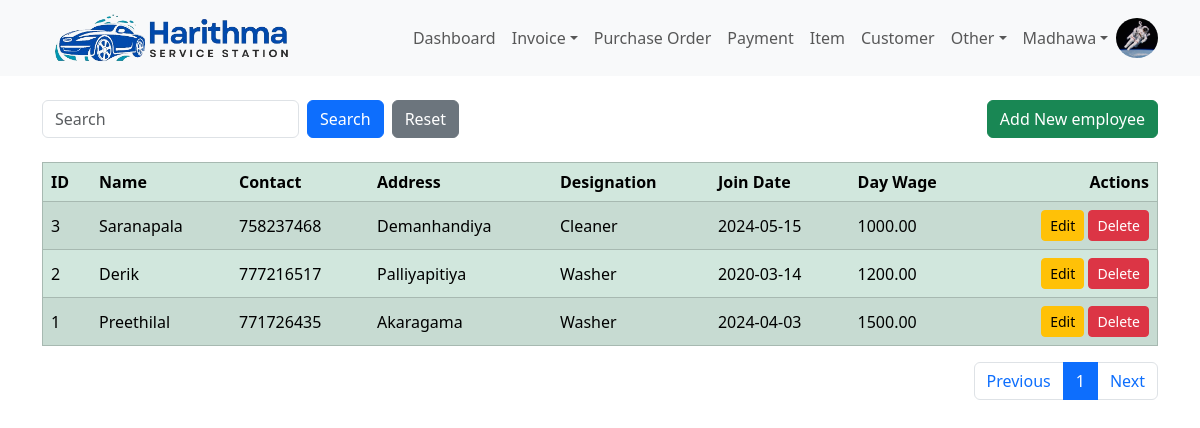
Screenshot of /employee (signed in) with the database file from the repository.
### harithmapos/models.py (models this page shows, shortened)
class User(db.Model, UserMixin):
    id = db.Column(db.Integer, primary_key=True)
    email = db.Column(db.String(120), unique=True, nullable=False)
    name = db.Column(db.String(50), nullable=False)
    image = db.Column(db.String(20), default='default.jpg')
    password = db.Column(db.String(60), nullable=False)
    create_dttm = db.Column(db.DateTime, nullable=False, default=datetime.utcnow)
    update_dttm = db.Column(db.DateTime, nullable=False, default=datetime.utcnow)

class Employee(db.Model):
    id = db.Column(db.Integer, primary_key=True)
    name = db.Column(db.String(100), nullable=False)
    contact = db.Column(db.String(10))
    address = db.Column(db.String(255))
    designation = db.Column(db.String(40))
    joined_date = db.Column(db.Date())
    wage = db.Column(db.Numeric(10,2))
    create_dttm = db.Column(db.DateTime, nullable=False, default=datetime.utcnow)
    update_dttm = db.Column(db.DateTime, nullable=False, default=datetime.utcnow)
    invoices = db.relationship('InvoiceHead', backref='employee', lazy=True)
    payments = db.relationship('Payment', backref='employee', lazy=True)

### harithmapos/views/employee/routes.py (the view)
@employee_blueprint.route("/employee", methods=['GET', 'POST'])
@login_required
def employee():
    employee_create_form = EmployeeCreateForm()
    employee_update_form = EmployeeUpdateForm()
    per_page = 10
    page = request.args.get('page',1,type=int)
    query = request.args.get("query",None)
    if query:
        employees = Employee.query.order_by(Employee.update_dttm.desc()).filter(Employee.name.icontains(query)).paginate(page=page, per_page=per_page)
    else:
        employees = Employee.query.order_by(Employee.update_dttm.desc()).paginate(page=page, per_page=per_page)
    return render_template(
        'employee.html',
        title='Employee',
        employee_create_form=employee_create_form,
        employee_update_form=employee_update_form,
        employees=employees,
        query=query
    )

### harithmapos/views/employee/forms.py
class EmployeeCreateForm(FlaskForm):
    name = StringField("Name", validators=[DataRequired(), Length(min=2, max=50)])
    contact = TelField("Contact", validators=[Length(min=9, max=9)])
    address = StringField("Address")
    designation = StringField("Designation")
    joined_date = DateField("Joined Date")
    wage = DecimalField("Wage", places=2)
    submit = SubmitField('Add Employee')

class EmployeeUpdateForm(FlaskForm):
    name = StringField("Name", validators=[DataRequired(), Length(min=2, max=50)])
    contact = TelField("Contact", validators=[Length(min=9, max=9)])
    address = StringField("Address")
    designation = StringField("Designation")
    joined_date = DateField("Joined Date")
    wage = DecimalField("Wage", places=2)
    submit = SubmitField('Update Employee')

### harithmapos/models.py (called while the page is built)
@login_manager.user_loader
def load_user(user_id):
    return User.query.get(int(user_id))

### harithmapos/templates/employee.html (shortened to what this page needs)
{% extends 'layout/base.html' %}
{% block body %}
    <div class="container mt-4">
        <div class="row">
            <div class="col d-flex justify-content-between align-items-center">
                <form class="mb-0 d-flex" action="" method="GET" autocomplete="off">
                    <input type="text" class="form-control me-2" name="query" id="query" placeholder="{{ query if query else 'Search'}}">
                    <input type="submit" value="Search" class="btn btn-primary me-2" name="">
                    <a href="{{ url_for('employee_blueprint.employee') }}"><input type="submit" value="Reset" class="btn btn-secondary" ></a>
                </form>
                <button type="button" class="btn btn-success align-right" data-bs-toggle="modal" data-bs-target="#insert_modal">Add New employee</button>
            </div>
        </div>
    </div>
    <div class="container mt-4">
        <table class="table table-success table-striped table-hover" border="1">
            <thead class="thread-dark">
                <tr>
                    <th scope="col">ID</th>
                    <th scope="col">Name</th>
                    <th scope="col">Contact</th>
                    <th scope="col">Address</th>
                    <th scope="col">Designation</th>
                    <th scope="col">Join Date</th>
                    <th scope="col">Day Wage</th>
                    <th scope="col" style="text-align: right" >Actions</th>
                </tr>
            </thead>
            <tbody id="results">
                {% for employee in employees.items %}
                    <tr>
                        <td class="align-middle"  scope="row">{{employee.id}}</td>
                        <td class="align-middle">{{employee.name}}</td>
                        <td class="align-middle">{{employee.contact}}</td>
                        <td class="align-middle">{{employee.address}}</td>
                        <td class="align-middle">{{employee.designation}}</td>
                        <td class="align-middle">{{employee.joined_date}}</td>
                        <td class="align-middle">{{employee.wage}}</td>
                        <td class="text-end">
                            <a href="{{ url_for('employee_blueprint.update_employee', employee_id=employee.id) }}" class="btn btn-sm btn-warning" data-toggle="tooltip" data-placement="top" title="Update employee" data-bs-toggle="modal" data-bs-target="#update_employee{{employee.id}}">Edit</a>
                            <a href="{{ url_for('employee_blueprint.delete_employee', employee_id=employee.id) }}" class="btn btn-sm btn-danger" data-toggle="tooltip" data-placement="top" title="Delete employee" onclick="return confirm('Are you sure to delete?')">Delete</a>
                        </td>
                    </tr>
                {% endfor %}
            </tbody>
        </table>
        <nav aria-label="Page navigation">
            <ul class="pagination justify-content-end">
                <li class="page-item"><a class="page-link" href="{{ url_for('employee_blueprint.employee', page=employees.prev_num, query=query) }}">Previous</a></li>
                {% for page_number in employees.iter_pages(left_edge=1, right_edge=1, left_current=1, right_current=2) %}
                    {% if page_number %}
                        {% if employees.page == page_number %}
                            <li class="page-item "><a class="page-link active" href="{{ url_for('employee_blueprint.employee', page=page_number, query=query) }}">{{ page_number }}</a></li>
                        {% else %}
                            <li class="page-item "><a class="page-link" href="{{ url_for('employee_blueprint.employee', page=page_number, query=query) }}">{{ page_number }}</a></li>
                        {% endif %}
                    {% else %}
                        <li class="page-item "><a class="page-link" href="#">...</a></li>
                    {% endif %}
                {% endfor %}
                <li class="page-item"><a class="page-link" href="{{ url_for('employee_blueprint.employee', page=employees.next_num, query=query) }}">Next</a></li>
            </ul>
        </nav>
    </div>
{% endblock %}

### harithmapos/templates/layout/navbar.html (shortened to what this page needs)
<nav class="navbar navbar-expand-lg navbar-light bg-light">
    <div class="container">
        <a href="" class="navbar-brand">
            <img src="{{url_for('static', filename='Harithma-logo.png')}}" height="50" class="d-inline-block align-text-top" alt="">
        </a>
        <div class="collapse navbar-collapse" id="navbarCollapse">
            <ul class="navbar-nav ms-auto">
                {% if current_user.is_authenticated %}
                    <a class="nav-item nav-link" href="{{ url_for('dashboard_blueprint.dashboard') }}">Dashboard</a>
                    <li class="nav-item dropdown">
                        <a class="nav-link dropdown-toggle" href="#" role="button" data-bs-toggle="dropdown" aria-expanded="false">Invoice</a>
                    </li>
                    <a class="nav-item nav-link" href="{{ url_for('purchase_order_blueprint.purchase_order_head') }}">Purchase Order</a>
                    <a class="nav-item nav-link" href="{{ url_for('payment_blueprint.payment') }}">Payment</a>
                    <a class="nav-item nav-link" href="{{ url_for('item_blueprint.item') }}">Item</a>
                    <a class="nav-item nav-link" href="{{ url_for('customer_blueprint.customer') }}">Customer</a>
                    <li class="nav-item dropdown">
                        <a class="nav-link dropdown-toggle" href="#" role="button" data-bs-toggle="dropdown" aria-expanded="false">Other</a>
                    </li>
                    <li class="nav-item dropdown">
                        <a class="nav-link dropdown-toggle" href="#" role="button" data-bs-toggle="dropdown" aria-expanded="false">{{ current_user.name }}</a>
                    </li>
                    <img src="{{ url_for('static', filename='user_images/'+current_user.image) }}" class="rounded-circle" height="40" alt="Avatar" />
                {% else %}
                    <a class="nav-item nav-link" href="{{ url_for('user_blueprint.login') }}">Login</a>
                    <a class="nav-item nav-link" href="{{ url_for('user_blueprint.register') }}">Register</a>
                {% endif %}
            </ul>
        </div>
    </div>
</nav>

### rows the page displays
User: name "Madhawa", image (picture)
Employee: id "3", name "Saranapala", contact "758237468", address "Demanhandiya", designation "Cleaner", joined_date "2024-05-15", wage "1000.00"
Employee: id "2", name "Derik", contact "777216517", address "Palliyapitiya", designation "Washer", joined_date "2020-03-14", wage "1200.00"
Employee: id "1", name "Preethilal", contact "771726435", address "Akaragama", designation "Washer", joined_date "2024-04-03", wage "1500.00"

### other values shown
{{ page_number }} "1"
